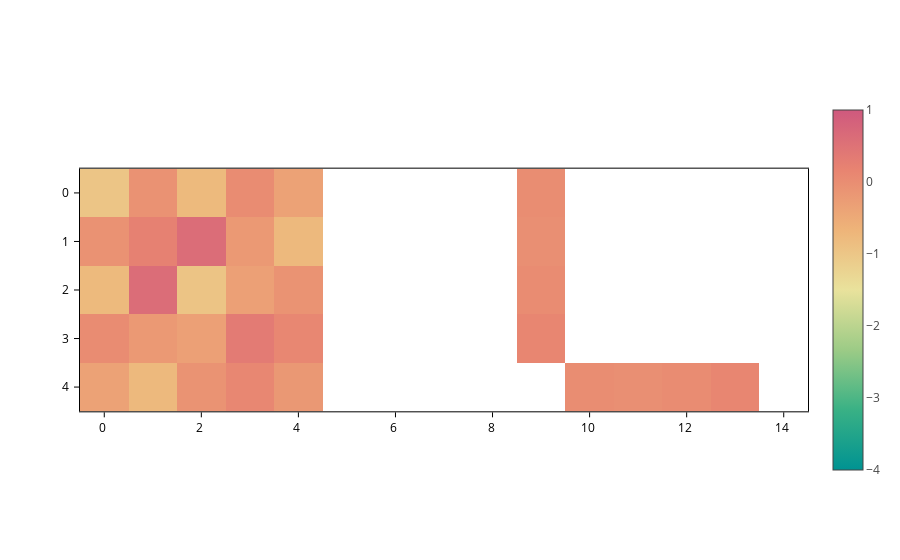

Source (notebook cell):
### Markdown cell above
And to set the range of the scale from `-4` to `1`:

### Code cell
plot.update_inputs(crange=(-4, 1))

### Figure 1 — Plotly figure (JSON) as saved in the notebook; plotly's stock layout.template omitted (floating-point values rounded to 4 significant figures)
{"data": [{"coloraxis": "coloraxis", "meta": {}, "opacity": 1, "type": "heatmap", "z": [[-0.9789, -0.0809, -0.7685, 0.02144, -0.3461, NaN, NaN, NaN, NaN, 0.01656, NaN, NaN, NaN, NaN, NaN], [-0.0809, 0.2269, 0.6052, -0.1912, -0.7612, NaN, NaN, NaN, NaN, -0.02839, NaN, NaN, NaN, NaN, NaN], [-0.7685, 0.6052, -0.959, -0.3245, -0.09065, NaN, NaN, NaN, NaN, 0.03193, NaN, NaN, NaN, NaN, NaN], [0.02144, -0.1912, -0.3245, 0.341, 0.1142, NaN, NaN, NaN, NaN, 0.1379, NaN, NaN, NaN, NaN, NaN], [-0.3461, -0.7612, -0.09065, 0.1142, -0.1735, NaN, NaN, NaN, NaN, NaN, 0.01656, -0.02839, 0.03193, 0.1379, NaN]], "zsmooth": false}], "layout": {"coloraxis": {"cmax": 1, "cmid": 0.5, "cmin": -4, "colorscale": [[0.0, "rgb(0, 147, 146)"], [0.1667, "rgb(57, 177, 133)"], [0.3333, "rgb(156, 203, 134)"], [0.5, "rgb(233, 226, 156)"], [0.6667, "rgb(238, 180, 121)"], [0.8333, "rgb(232, 132, 113)"], [1.0, "rgb(207, 89, 126)"]], "showscale": true}, "scene": {"aspectmode": "data", "xaxis": {"range": [-0.5, 14.5]}, "yaxis": {"range": [4.5, -0.5]}}, "xaxis": {"constrain": "domain", "range": [-0.5, 14.5], "scaleanchor": "y", "scaleratio": 1}, "yaxis": {"constrain": "domain", "range": [4.5, -0.5]}}}
